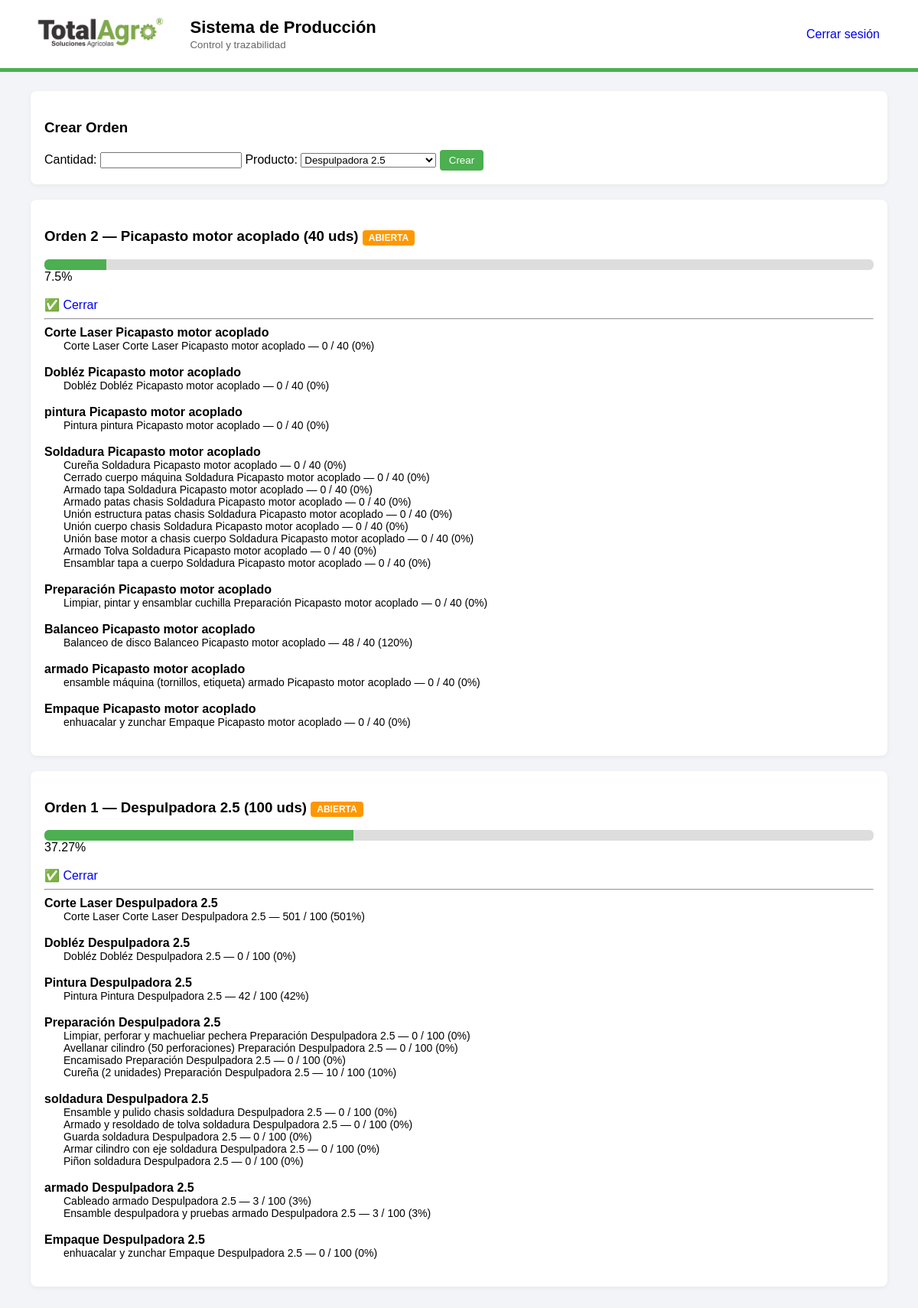
Before: /panel (signed in) with the older database file.
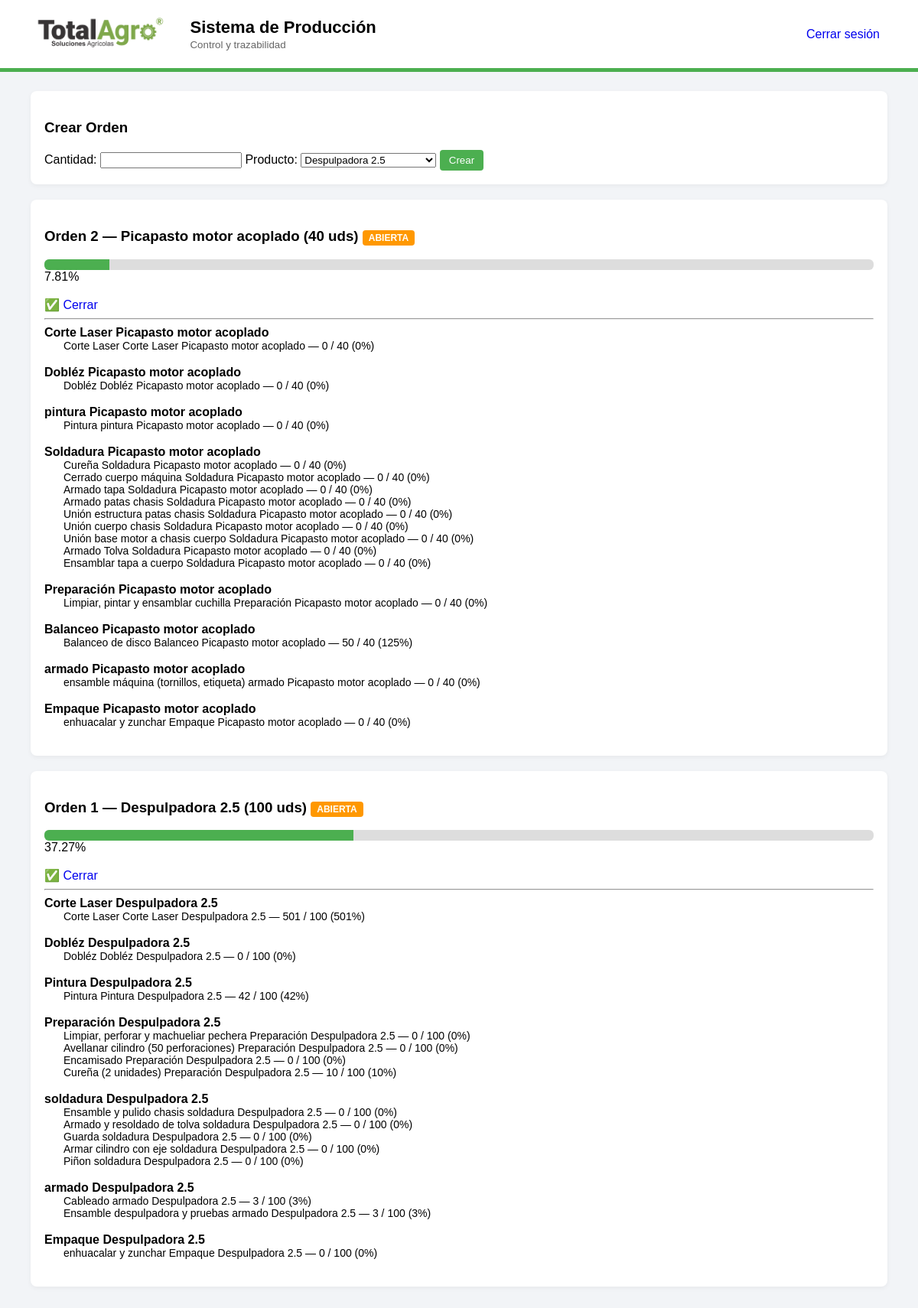
After: the same page with the newer database file.
### tables this page shows
CREATE TABLE ordenes(
        id INTEGER PRIMARY KEY,
        maquina_id INTEGER,
        cantidad INTEGER,
        estado TEXT,
        porcentaje REAL DEFAULT 0,
        cerrado_en TEXT
    );

CREATE TABLE maquinas(id INTEGER PRIMARY KEY,nombre TEXT);

CREATE TABLE orden_actividades(
        id INTEGER PRIMARY KEY,
        orden_id INTEGER,
        actividad_id INTEGER,
        cantidad_total INTEGER,
        cantidad_realizada INTEGER DEFAULT 0
    );

CREATE TABLE procesos(id INTEGER PRIMARY KEY,maquina_id INTEGER,nombre TEXT);

CREATE TABLE actividades(
        id INTEGER PRIMARY KEY,
        proceso_id INTEGER,
        nombre TEXT,
        es_final INTEGER DEFAULT 0
    );

### main.py (the view)
@app.get("/panel", response_class=HTMLResponse)
def panel(request: Request):
    if not require_admin(request):
        return RedirectResponse("/admin",303)
    conn = db()
    c = conn.cursor()
    maquinas = c.execute("SELECT id,nombre FROM maquinas").fetchall()
    ordenes_sql = c.execute("""
        SELECT o.id,
               m.nombre,
               o.cantidad,
               o.estado,
               o.cerrado_en
        FROM ordenes o
        JOIN maquinas m ON m.id=o.maquina_id
        ORDER BY o.id DESC
    """).fetchall()
    ordenes = []
    for o in ordenes_sql:
        oid = o[0]
        producto = o[1]
        cantidad = o[2]
        estado = o[3]
        cerrado = o[4]
        c.execute("""
            SELECT SUM(cantidad_realizada),
                   SUM(cantidad_total)
            FROM orden_actividades
            WHERE orden_id=?
        """,(oid,))
        row_pct = c.fetchone()
        if row_pct and row_pct[1] and row_pct[1] > 0:
            porcentaje_general = round((row_pct[0] / row_pct[1]) * 100, 2)
        else:
            porcentaje_general = 0
        acts = c.execute("""
            SELECT
                p.nombre,
                a.nombre,
                oa.cantidad_realizada,
                oa.cantidad_total
            FROM orden_actividades oa
            JOIN actividades a ON a.id = oa.actividad_id
            JOIN procesos p ON p.id = a.proceso_id
            WHERE oa.orden_id = ?
            ORDER BY p.id
        """,(oid,)).fetchall()
        procesos = {}
        for pr, act, real, total in acts:
            if pr not in procesos:
                procesos[pr] = []
            pct = int((real/total)*100) if total else 0
            procesos[pr].append({
                "nombre": act,
                "realizada": real,
                "total": total,
                "porcentaje": pct
            })
        ordenes.append({
            "id": oid,
            "producto": producto,
            "cantidad": cantidad,
            "estado": estado,
            "porcentaje": porcentaje_general,
            "cerrado_en": cerrado,
            "procesos":[
                {"nombre":k,"actividades":v}
                for k,v in procesos.items()
            ]
        })
    conn.close()
    return templates.TemplateResponse("panel.html",{
        "request":request,
        "maquinas":maquinas,
        "ordenes":ordenes
    })

### templates/panel.html (shortened to what this page needs)
<!DOCTYPE html>
<html>
<head>
</head>
<body>
<div class="header">
    <div class="brand">
        <a href="/">
    <img src="/static/logo.png">
</a>
        <div>
            <h1>Sistema de Producción</h1>
            <small>Control y trazabilidad</small>
        </div>
    </div>
    <a href="/logout">Cerrar sesión</a>
</div>
<div class="container">
<div class="card">
<h3>Crear Orden</h3>
<form action="/crear_orden_web" method="post">
Cantidad:
<input name="cantidad" type="number" required>
Producto:
<select name="maquina">
{% for m in maquinas %}
<option value="{{m[0]}}">{{m[1]}}</option>
{% endfor %}
</select>
<button>Crear</button>
</form>
</div>
{% for o in ordenes %}
<div class="card">
<h3>
Orden {{o.id}} — {{o.producto}} ({{o.cantidad}} uds)
{% if o.estado == "CERRADA" %}
<span class="badge cerrada">CERRADA</span>
{% else %}
<span class="badge abierta">ABIERTA</span>
{% endif %}
<br>
</h3>
<div class="progress">
<div class="bar" style="width:{{o.porcentaje}}%"></div>
</div>
{{o.porcentaje}}%
<br><br>
{% if o.estado != "CERRADA" %}
<a href="/cerrar/{{o.id}}">✅ Cerrar</a>
{% endif %}
<hr>
{% for p in o.procesos %}
<b>{{p.nombre}}</b>
{% for a in p.actividades %}
<div class="act">
{{a.nombre}} — {{a.realizada}} / {{a.total}} ({{a.porcentaje}}%)
</div>
{% endfor %}
<br>
{% endfor %}
</div>
{% endfor %}
</div>
</body>
</html>

### templates/panel.html (style rules this page uses)
body { font-family:Arial; background:#f2f4f7; margin:0; }
.header { background:white; border-bottom:5px solid #4caf50; padding:15px 40px; display:flex; justify-content:space-between; align-items:center; }
.brand { display:flex; align-items:center; gap:15px; }
.brand img { height:55px; }
.brand h1 { margin:0; font-size:22px; }
.brand small { color:#666; }
.container { padding:25px 40px; }
.card { background:white; padding:18px; margin-bottom:20px; border-radius:8px; box-shadow:0 2px 6px rgba(0,0,0,.05) }
.progress { height:14px; background:#ddd; border-radius:6px; overflow:hidden }
.bar { height:14px; background:#4caf50 }
.act { margin-left:25px; font-size:14px }
button { padding:6px 12px; border-radius:4px; border:0; background:#4caf50; color:white; cursor:pointer }
.badge { padding:3px 8px; border-radius:4px; font-size:12px; color:white }
.abierta { background:#ff9800 }
a { text-decoration:none;margin-right:10px }
small { color:#555 }

Changed rows visible on the page:
changed ordenes "Picapasto motor acoplado": {{ o.porcentaje }} 7.5 → 7.81 (drawn); porcentaje "7.5" → "7.81"
changed orden_actividades "Balanceo Picapasto motor acoplado": realizada "48" → "50"; porcentaje "120" → "125"
